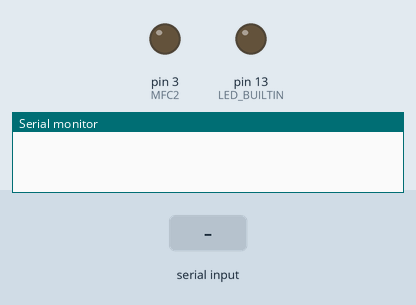
Recording of a sketch running on a simulated Arduino Uno, built with avr-gcc and run on an emulated ATmega328P. On the bench: output pins drawn as LEDs (lit = HIGH), the last lines printed to the serial monitor. The inputs (shaded band) are chosen by the test bench.

Above: at 1.2 s.
1.3 s: "1" received over Serial
At 1.7 s:
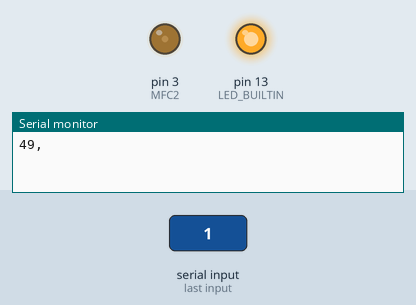
2.8 s: "0" received over Serial
At 4.1 s:
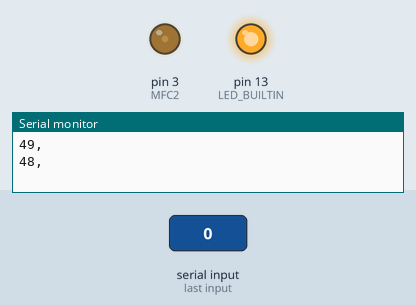
Timing chart, 0 to 5.8 s (numbered marks = the images above; inputs shaded):
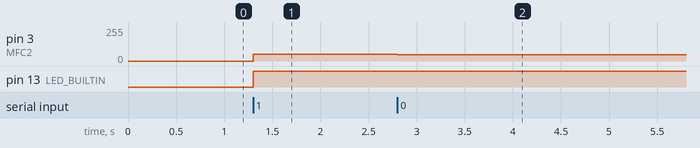

The sketch:

MFC2_script.ino
```cpp
int MFC2 = 3;
int waarde = 0;
char buf[1];

void setup() {
  Serial.begin(9600);
  Serial.setTimeout(100);
  pinMode(MFC2, OUTPUT);
  pinMode(LED_BUILTIN, OUTPUT);
  Serial.begin(9600);
}

void loop() {
  if (Serial.available() > 0) {
    byte pwm = Serial.read();
    analogWrite(MFC2, pwm);
    waarde = pwm;
    digitalWrite(LED_BUILTIN, HIGH);
    Serial.print(waarde);
    Serial.println(",");
    delay(5);
  }
}
```

Measured:
- after the input at 1.3 s, pin 3 (MFC2): 0/255 → 49/255 at once; pin 13 (LED_BUILTIN): LOW → HIGH at once
- after the input at 2.8 s, pin 3 (MFC2): 49/255 → 48/255 at once
